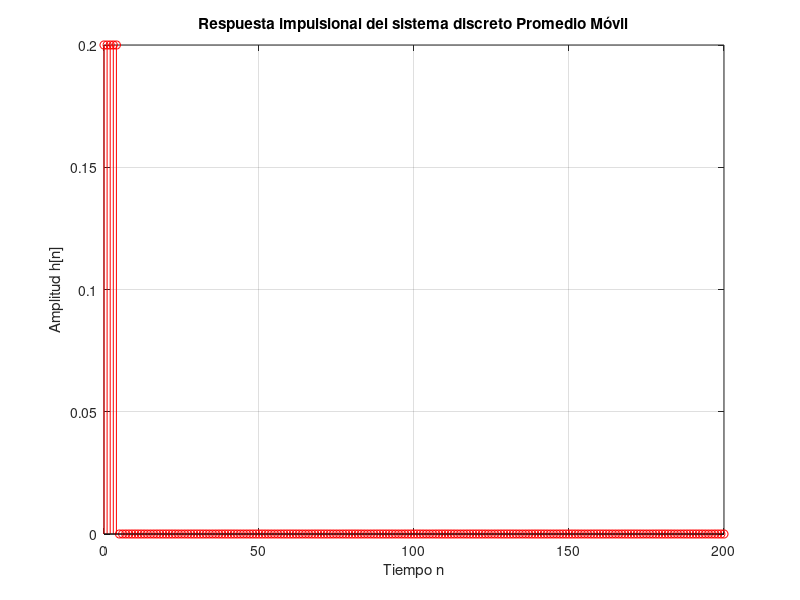

The MATLAB script that drew this image:
% -----------------------------------------------------------
% Laboratorio N° 3: Ejercicio 3.4
% Estabilidad de un sistema SDLIT
% Determinar si el sistema discreto Promedio Móvil es estable
% -----------------------------------------------------------
% Parámetros del sistema discreto Promedio Móvil
% Para M = 5, numera = [1 1 1 1 1] y denomina = [1];
N = 200;
n = 0: N; 
% Cálculo del h[n] del Promedio Móvil 
M=5;
numera = ones(1,M);
denomina=1;
hn = (1/M).*impz(numera,denomina,N+1);
% Evaluacion si h[n] es acotada
suma = 0;
for k = 1:N+1;
suma = suma + abs(hn(k));
 if abs(hn(k)) < 10^(-6), 
 break, 
 end
end
disp('Valor del |h[n]| = '),disp(hn(k)),disp('--> |h[n]| es acotada');
% Gráfica de la respuesta impulsional
stem(n,hn,'r');grid;
xlabel('Tiempo n');
ylabel('Amplitud h[n]');
title('Respuesta impulsional del sistema discreto Promedio Móvil'); 
% Cálculo del valor de S
S = sum(abs(hn),1);
disp('Valor de S = '),disp(S), disp('--> sistema discreto estable');